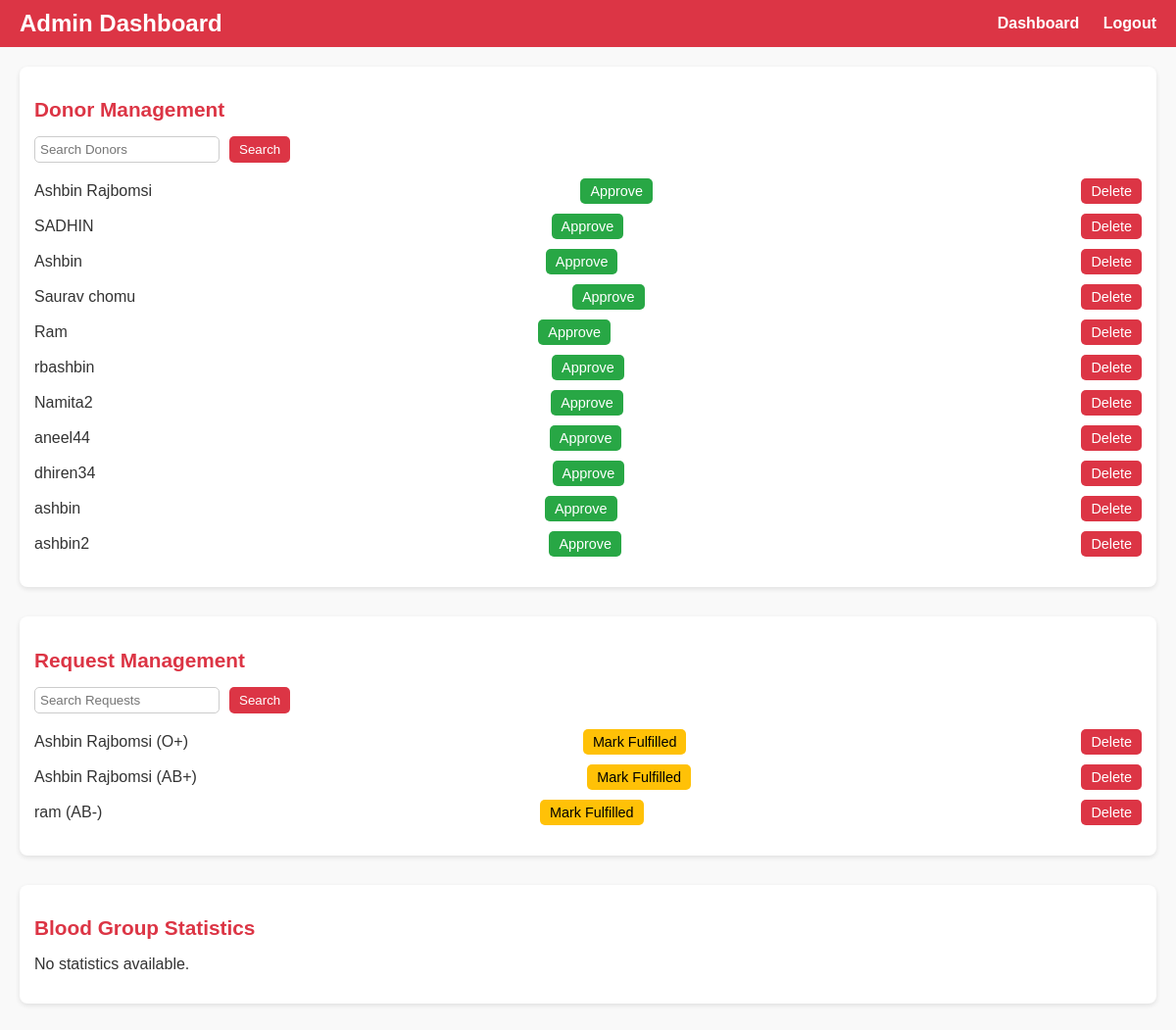
/custom_admin/dashboard/ (signed in), run on an earlier commit of the app's database.
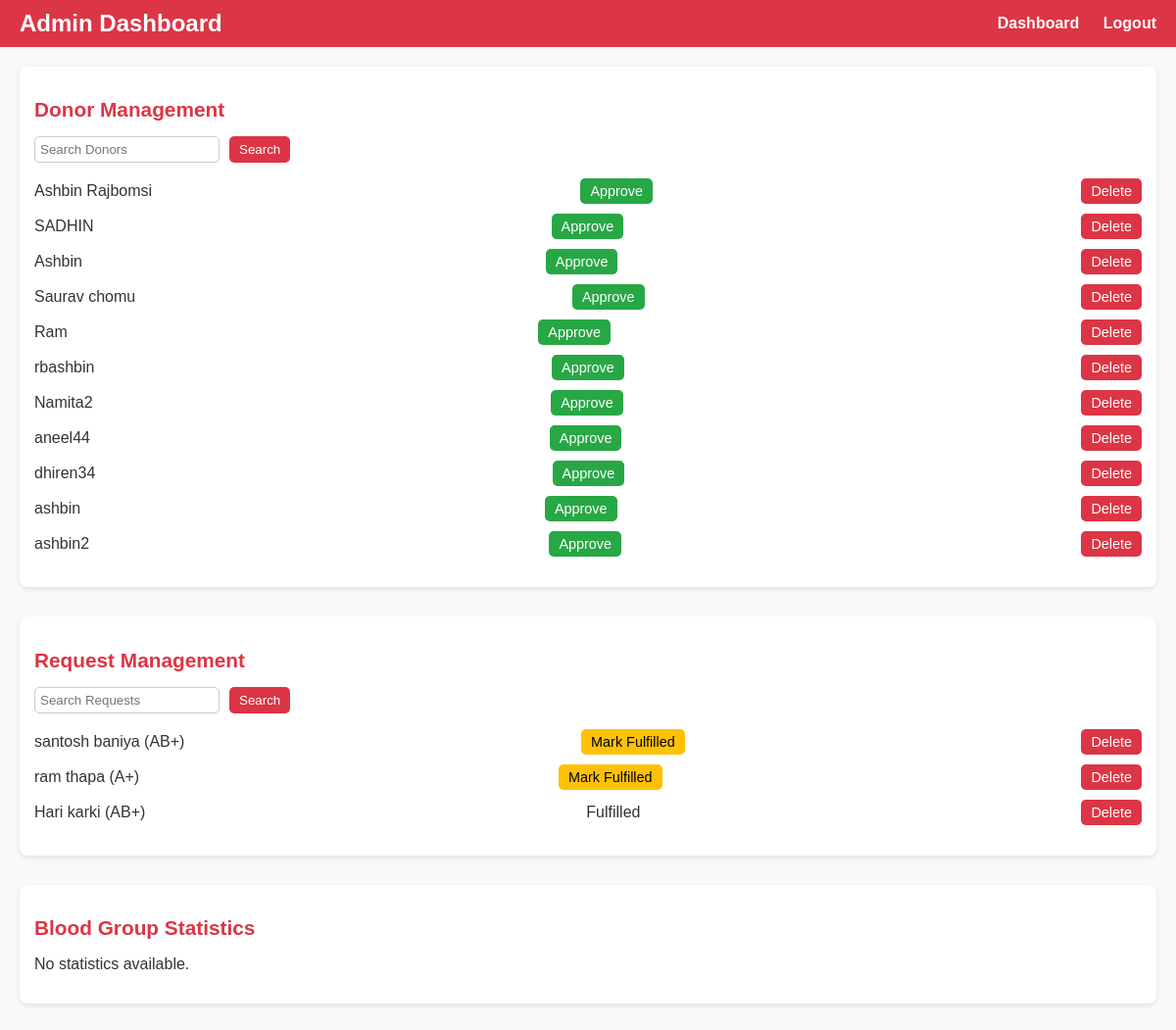
And on a later commit of the database.
### home/models.py (models this page shows, shortened)
class Donor(models.Model):
    donor = models.OneToOneField(User, on_delete=models.CASCADE, blank=True, null=True)
    date_of_birth = models.DateField(max_length=100)
    phone = models.CharField(max_length=10)
    city = models.CharField(max_length=100)
    state = models.CharField(max_length=100)
    address = models.TextField(max_length=500, default="")
    blood_group = models.ForeignKey(BloodGroup, on_delete=models.CASCADE)
    gender = models.CharField(max_length=10)
    image = models.ImageField(upload_to="")
    report = models.ImageField(upload_to="")
    ready_to_donate = models.BooleanField(default=True)
    is_approved = models.BooleanField(default=False)

class RequestBlood(models.Model):
    name = models.CharField(max_length=100)
    phone = models.CharField(max_length=20)
    state = models.CharField(max_length=200, blank=True)
    city = models.CharField(max_length=300, blank=True)
    address = models.CharField(max_length=500, blank=True)
    blood_group = models.ForeignKey(BloodGroup, on_delete=models.CASCADE)
    date = models.DateField(max_length=100, blank=True)
    is_fulfilled = models.BooleanField(default=False)

class BloodGroup(models.Model):
    name = models.CharField(max_length=5)
    def __str__(self):
        return self.name

### home/views.py (the view)
# urls.py: path('custom_admin/dashboard/', views.admin_dashboard, name='admin_dashboard'),
@login_required
@user_passes_test(is_admin)
def admin_dashboard(request):
    total_donors = Donor.objects.count()
    total_requests = RequestBlood.objects.count()
    unfulfilled_requests = RequestBlood.objects.filter(is_fulfilled=False).count()
    donor_search_query = request.GET.get('donor_search', '')
    if donor_search_query:
        donors = Donor.objects.filter(donor__username__icontains=donor_search_query)
    else:
        donors = Donor.objects.all()
    request_search_query = request.GET.get('request_search', '')
    if request_search_query:
        requests = RequestBlood.objects.filter(name__icontains=request_search_query)
    else:
        requests = RequestBlood.objects.all()
    context = {
        'total_donors': total_donors,
        'total_requests': total_requests,
        'unfulfilled_requests': unfulfilled_requests,
        'donors': donors,
        'requests': requests,
    }
    return render(request, 'admin_panel/dashboard.html', context)

### home/views.py (called while the page is built)
def is_admin(user):
    return user.is_staff  # Check if user has admin (staff) privileges

### home/templates/admin_panel/dashboard.html (shortened to what this page needs)
<!DOCTYPE html>
{% load static %}
<html lang="en">
<head>
    <link rel="stylesheet" href="{% static 'css/admin.css' %}">
</head>
<body>
    <header>
        <h1>Admin Dashboard</h1>
        <nav>
            <a href="{% url 'admin_dashboard' %}">Dashboard</a>
            <a href="{% url 'logout' %}">Logout</a>
        </nav>
    </header>
    <main>
        <section>
            <h2>Donor Management</h2>
            <div class="search-container">
                <form method="GET" action="{% url 'admin_dashboard' %}">
                    <input type="text" name="donor_search" placeholder="Search Donors" value="{{ request.GET.donor_search }}">
                    <button type="submit">Search</button>
                </form>
            </div>
            <ul>
                {% for donor in donors %}
                    <li>
                        {{ donor.donor.username }}
                        {% if not donor.is_approved %}
                            <a href="{% url 'approve_donor' donor.id %}" class="btn btn-approve">Approve</a>
                        {% else %}
                            <span class="approved-status">Approved</span>
                        {% endif %}
                        <a href="{% url 'delete_donor' donor.id %}" class="btn btn-delete" onclick="return confirm('Are you sure you want to delete this donor?')">Delete</a>
                    </li>
                {% empty %}
                    <li>No donors found.</li>
                {% endfor %}
            </ul>
        </section>
        <section>
            <h2>Request Management</h2>
            <div class="search-container">
                <form method="GET" action="{% url 'admin_dashboard' %}">
                    <input type="text" name="request_search" placeholder="Search Requests" value="{{ request.GET.request_search }}">
                    <button type="submit">Search</button>
                </form>
            </div>
            <ul>
                {% for req in requests %}
                    <li>
                        {{ req.name }} ({{ req.blood_group }})
                        {% if not req.is_fulfilled %}
                            <a href="{% url 'fulfill_request' req.id %}" class="btn btn-fulfill">Mark Fulfilled</a>
                        {% else %}
                            <span class="fulfilled-status">Fulfilled</span>
                        {% endif %}
                        <a href="{% url 'delete_request' req.id %}" class="btn btn-delete" onclick="return confirm('Are you sure you want to delete this request?')">Delete</a>
                    </li>
                {% empty %}
                    <li>No requests found.</li>
                {% endfor %}
            </ul>
        </section>
        <section>
            <h2>Blood Group Statistics</h2>
            <ul>
                {% for group in blood_groups %}
                    <li>{{ group.name }}: {{ group.donors.count }}</li>
                {% empty %}
                    <li>No statistics available.</li>
                {% endfor %}
            </ul>
        </section>
    </main>
</body>
</html>

What changed in the data, as far as the page shows it:
removed RequestBlood: name "Ashbin Rajbomsi", blood_group "O+", is_fulfilled "Mark Fulfilled"
removed RequestBlood: name "Ashbin Rajbomsi", blood_group "AB+", is_fulfilled "Mark Fulfilled"
removed RequestBlood: name "ram", blood_group "AB-", is_fulfilled "Mark Fulfilled"
added RequestBlood: name "santosh baniya", blood_group "AB+", is_fulfilled "Mark Fulfilled"
added RequestBlood: name "ram thapa", blood_group "A+", is_fulfilled "Mark Fulfilled"
added RequestBlood: name "Hari karki", blood_group "AB+", is_fulfilled "Fulfilled"
